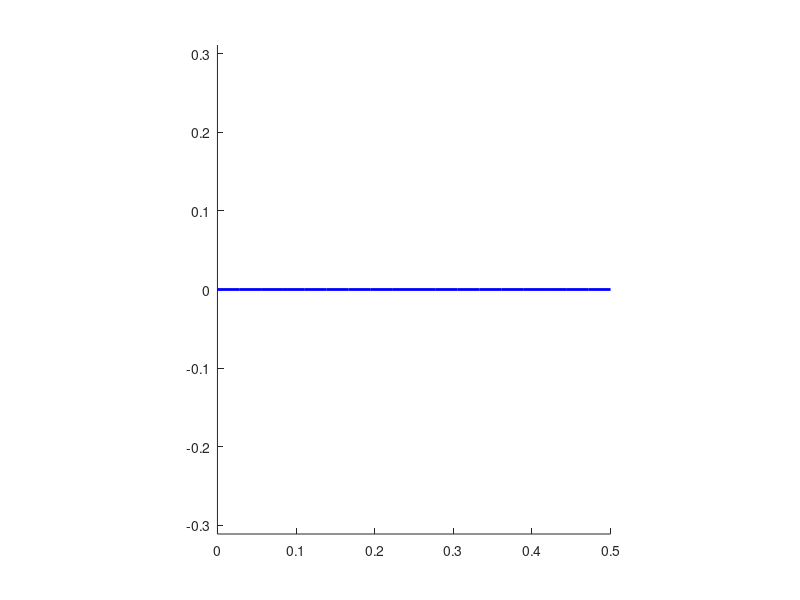

This chart was generated by the following MATLAB code:
%% Beam 1D

% k=EI/L^3*[12 6L -12 6L;6L 4L^2 -6L 2L^2;-12 -6L 12 -6L;6L 2L^2 -6L 4L^2];
% beam with 2 nodes
% each node has 2 dofs (degrees-of-freedom): 
%      transverse displacement v
%      rotation theta
%
%     ^           ^
%     |v1,theta1  |v2,theta2
%     o-----------o
%
%% Example

% Beam with 4 elements fixed at one end and 
% simply supported at the other end 2
% with vertical load at midspan

%% FEM model parameters
clear; clc;close all;
nelem=18; %número de elementos de viga que constitui a viga
nnode=nelem+1; % Número de nós
ndof=nnode*2; % Considerando 2 graus de liberdade por nó (v, theta)

%% Parâmetros materiais e geométricos
E=70e9; %Pa (material)
Es=E*ones(nelem,1); % Vetor de módulo de young das vigas

larg=30e-3;
h=3e-3;

I=larg*h^3/12; % Momento de inércia de secção retangular (40x80mm)
Is=I*ones(nelem,1); %vetor de momentos de inércia para as vigas

L=500e-3; % Comprimento total da viga (0.5 ou 0.4 metros)
Lt=L/nelem;
Ls=L*ones(nelem,1);

rho=2700;
rhos=rho*ones(nelem,1);
Area=larg*h;
Areas=Area*ones(nelem,1);

% Localizações dos nós e ligações nodais
xyU=zeros(nnode,2);
lnodal={nelem};
for ielem=1:nelem
    xyU(ielem,1)=Lt*(ielem-1);
    xyU(ielem+1,1)=Lt*ielem;
    lnodal{ielem}=[ielem, ielem+1];
end

%% Condições de fronteira
% graus de liberdade restritos: nó1_v, nó1_theta, nó_end_v

%Rdof=[1,2]; %FL - encastrada % graus de liberdade restritos: nó1_v, nó1_theta, nó_end_v
Rdof=[];   %LL - livre-livre
% Rdof=[1 (nelem+1)*2-1]; % SS simplesmente apoiada

%% Cálculo da Matriz de rigidez
%alpha=1/50;

K=zeros(ndof,ndof); %inicialização da matriz de rigidez global
M=zeros(ndof,ndof);

for ielem=1:nelem
% matriz de rigidez do elemento de viga (2dof por nó=4dof por elemento)
Kbeam= E*I/Lt^3;

Kelem=Kbeam*[12 6*L -12 6*L;6*L 4*L^2 -6*L 2*L^2;-12 -6*L 12 -6*L;6*L...
    2*L^2 -6*L 4*L^2];

%montagem da matriz de rigidez do elemento na matriz de rigidez global
dof1=2*lnodal{ielem}(1)-1; %1º dof do 1º nó do elemento ielem
dof2=2*lnodal{ielem}(2)-1; %1º dof do 2º nó do elemento ielem

K(dof1:dof1+1,dof1:dof1+1)=K(dof1:dof1+1,dof1:dof1+1)+Kelem(1:2,1:2);
K(dof1:dof1+1,dof2:dof2+1)=K(dof1:dof1+1,dof2:dof2+1)+Kelem(1:2,3:4);
K(dof2:dof2+1,dof1:dof1+1)=K(dof2:dof2+1,dof1:dof1+1)+Kelem(3:4,1:2);
K(dof2:dof2+1,dof2:dof2+1)=K(dof2:dof2+1,dof2:dof2+1)+Kelem(3:4,3:4);

Mbeam= rho*Area*Lt/420;


Melem=Mbeam*[156 22*L 54 -13*L; 22*L 4*L^2 13*L -3*L^2; 54 13*L 156 -22*L; -13*L -3*L^2 -22*L 4*L^2];


M(dof1:dof1+1,dof1:dof1+1)=M(dof1:dof1+1,dof1:dof1+1)+Melem(1:2,1:2);
M(dof1:dof1+1,dof2:dof2+1)=M(dof1:dof1+1,dof2:dof2+1)+Melem(1:2,3:4);
M(dof2:dof2+1,dof1:dof1+1)=M(dof2:dof2+1,dof1:dof1+1)+Melem(3:4,1:2);
M(dof2:dof2+1,dof2:dof2+1)=M(dof2:dof2+1,dof2:dof2+1)+Melem(3:4,3:4);
end

%% Carregamento e condições de fronteira
%Determinação do vetor de carregamento
% F=zeros(ndof,1);
% F(Fdof)=VF;

%Aplicação das condições de fronteira
free_dofs=setxor(1:ndof,Rdof); %graus de liberdade não restritos
Kp=K(free_dofs,free_dofs);
% Fp=F(free_dofs,1);
Mp=M(free_dofs,free_dofs);
%% Resolução do sistema de equações
U=zeros(ndof,1);
[a,b]=eig(Kp, Mp);
freqs=sqrt(diag(b))/2/pi; %[Hz]

for ifreq=1:10
    fprintf('F%i = %12.6e [Hz] \n',ifreq,freqs(ifreq));
end


%% output de resultados: Movimento até parar

%representação da deformada
% U(free_dofs)=a(:,6);
% aF =(max(U)-min(U))/(max(max(xyU))-min(min(xyU))); %factor de amplificação da deformada
% 
% for ielem=1:nelem
%    no1=lnodal{ielem}(1);%1º nó do elemento ielem
%    no2=lnodal{ielem}(2); %2º nó do elemento ielem
%    dof1=2*lnodal{ielem}(1)-1; %1º dof do nó 1 do elemento ielem
%    dof2=2*lnodal{ielem}(2)-1; %1º dof do nó 2 do elemento ielem 
%    LinesU(ielem,1:4)=[xyU(no1,1) xyU(no2,1) xyU(no1,2)  xyU(no2,2)];
%    LinesUD(ielem,1:4)=LinesU(ielem,1:4)+1/aF*[0 0 U(dof1) U(dof2)];
% 
% end
% grid on
% figure(1); hold on; axis equal
% for i=1:size(LinesU,1)
%     undef(i)=line(LinesU(i,1:2),LinesU(i,3:4)); set(undef,'LineStyle',':','color','b','Linewidth',.5);
%     def(i)=line(LinesUD(i,1:2),LinesUD(i,3:4)); set(def,'LineStyle','-','color','b','Linewidth',2);
% end
% hold off
% 
% % animação
% 
% xlabel('Secções da viga, em comprimento, em x (m)');
% ylabel('Amplitude em y (m)')
% max_anim_steps=100;time_step=0.01;
% for anim_step=1:max_anim_steps
%     pause(time_step);
%     for ielem=1:nelem
%         no1=lnodal{ielem}(1);%1º nó do elemento ielem
%         no2=lnodal{ielem}(2); %2º nó do elemento ielem
%         dof1=2*lnodal{ielem}(1)-1; %1º dof do nó 1 do elemento ielem
%         dof2=2*lnodal{ielem}(2)-1; %1º dof do nó 2 do elemento ielem
%         LinesUD(ielem,1:4)=LinesU(ielem,1:4)+anim_step/max_anim_steps*...
%             1/aF*[0 0 U(dof1) U(dof2)];
%         set(def(ielem),'XData',LinesUD(ielem,1:2),'YData',LinesUD(ielem,3:4));
%     end

% end



%% Animacao Inf

U(free_dofs)=a(:,3);
aF =(max(U)-min(U))/(max(max(xyU))-min(min(xyU))); %factor de amplificação da deformada


for ielem=1:nelem
   no1=lnodal{ielem}(1);%1º nó do elemento ielem
   no2=lnodal{ielem}(2); %2º nó do elemento ielem
   dof1=2*lnodal{ielem}(1)-1; %1º dof do nó 1 do elemento ielem
   dof2=2*lnodal{ielem}(2)-1; %1º dof do nó 2 do elemento ielem 
   LinesU(ielem,1:4)=[xyU(no1,1) xyU(no2,1) xyU(no1,2)  xyU(no2,2)];
   LinesUD(ielem,1:4)=LinesU(ielem,1:4)+1/aF*[0 0 U(dof1) U(dof2)];

end

figure(1); hold on; axis equal
for i=1:size(LinesU,1);
    undef(i)=line(LinesU(i,1:2),LinesU(i,3:4)); set(undef,'LineStyle',':','color','b','Linewidth',.5);
    def(i)=line(LinesUD(i,1:2),LinesUD(i,3:4)); set(def,'LineStyle','-','color','b','Linewidth',2);
end
hold off

time_step=0.01;
max_anim_steps=6;
limY=get(gca,'ylim');MY=max(abs(limY));limY=[-MY,+MY];
set(gca,'Ylim',limY,'Xlim',[0,L]);

for anim_step=1:max_anim_steps
    sinus=sin(linspace(0,2*pi,180));
    for sin_step=1:length(sinus)
        pause(time_step);
        for ielem=1:nelem
            no1=lnodal{ielem}(1); %1º nó do elemento ielem
            no2=lnodal{ielem}(2); %2º nó do elemento ielem
            dof1=2*lnodal{ielem}(1)-1; %1º dof do nó 1 do elemento ielem
            dof2=2*lnodal{ielem}(2)-1; %1º dof do nó 2 do elemento ielem
            LinesUD(ielem,1:4)=LinesU(ielem,1:4)+sinus(sin_step)*...
            1/aF*[0 0 U(dof1) U(dof2)];
            set(def(ielem),'XData',LinesUD(ielem,1:2),'YData',LinesUD(ielem,3:4));
        end
   end
end